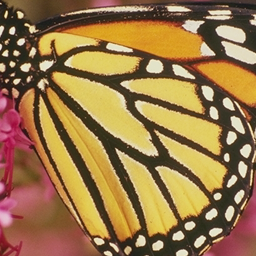
#> input picture DatasetDataloader/dataset/super_resolution/test/HR/butterfly_HR_x4.png, 256 x 256 px, found by its file name
$ python 01_residual_heatmap.py
#> lines starting #> are read from the running program, lines starting #| are printed output that depends on the picture
#!/usr/bin/env python3
# -*- coding: utf-8 -*-

'''
@File: 01_residual_heatmap.py
@Python Version: 3.12.1(from the Latest Miniconda)
@Author: Wei Li (Ithaca)
@Email: weili_yzzcq@163.com
@Blog: https://2694048168.github.io/blog/
@Date: 2024-04-03
@copyright Copyright (c) 2024 Wei Li
@Description: 数字图像处理中重建图像的主观结果对比, 残差图 + 热力颜色增强表示
'''

import os
import numpy as np
import matplotlib as mpl
import matplotlib.pyplot as plt
from matplotlib.pyplot import MultipleLocator
#从pyplot导入MultipleLocator类，这个类用于设置刻度间隔
import cv2 as cv


# --------------------------
if __name__ == "__main__":
    filepath = "./images/butterfly_HR_x4.png"
    img = cv.imread(filepath, flags=0)
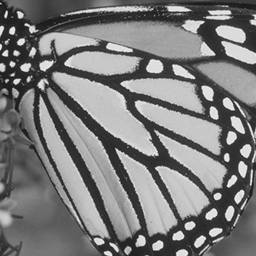
#> img: shape (256, 256); min 19, max 244, mean 123.5

    img_blur = cv.GaussianBlur(img, (5, 5), sigmaX=0.5)

    plt.imshow(img - img_blur)
    plt.xlim(0, 255)
    plt.ylim(0, 255)
    # plt.gca().xaxis.set_major_locator(MultipleLocator(10))
    # plt.gca().yaxis.set_major_locator(MultipleLocator(10))
    cax = plt.axes((0.85, 0.1, 0.075, 0.8))
    plt.colorbar(cax=cax)
    plt.subplots_adjust(bottom=0.1, right=0.8, top=0.9)

    save_path = "./images/"
    os.makedirs(save_path, exist_ok=True)
    filepath = save_path + "figure_heatmap.png"
    plt.savefig(filepath)
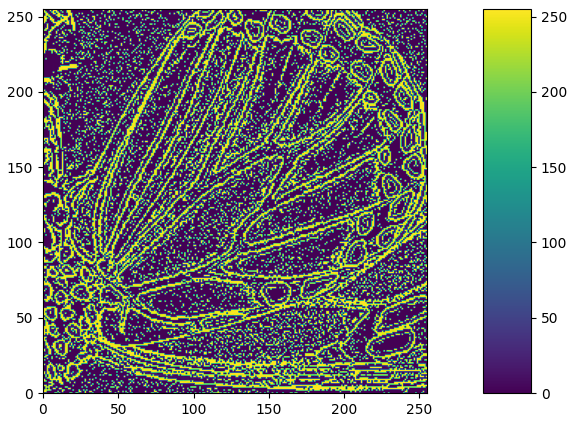
#> figure drawn by matplotlib, 2 panels
    plt.show()

$ run again, with DatasetDataloader/dataset/super_resolution/test/HR/baby_HR_x4.png copied over DatasetDataloader/dataset/super_resolution/test/HR/butterfly_HR_x4.png
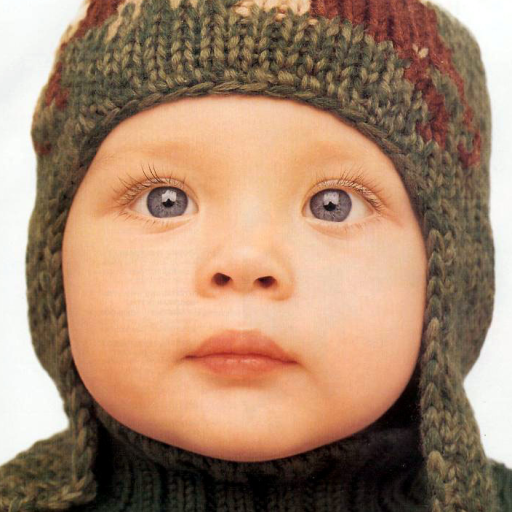
#> input picture DatasetDataloader/dataset/super_resolution/test/HR/baby_HR_x4.png, 512 x 512 px, found by its file name
#> `img = cv.imread(filepath, flags=0)`:
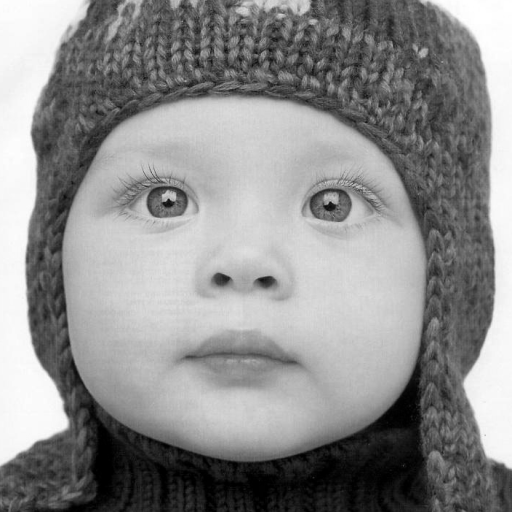
#> img: shape (512, 512); min 0, max 255, mean 140.7
#> `plt.savefig(filepath)`:
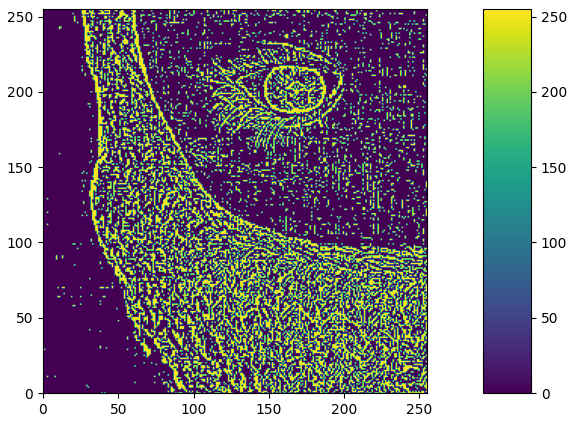
#> figure drawn by matplotlib, 2 panels

$ run again, with DatasetDataloader/dataset/super_resolution/test/HR/bird_HR_x4.png copied over DatasetDataloader/dataset/super_resolution/test/HR/butterfly_HR_x4.png
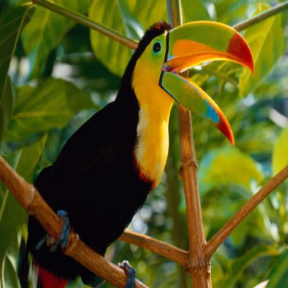
#> input picture DatasetDataloader/dataset/super_resolution/test/HR/bird_HR_x4.png, 288 x 288 px, found by its file name
#> `img = cv.imread(filepath, flags=0)`:
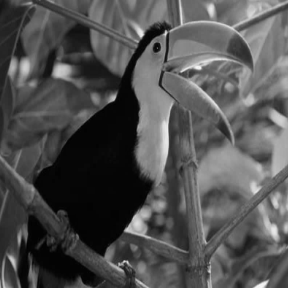
#> img: shape (288, 288); min 0, max 247, mean 80.8
#> `plt.savefig(filepath)`:
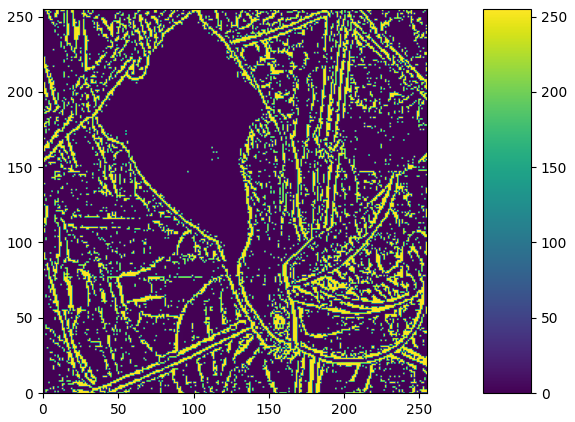
#> figure drawn by matplotlib, 2 panels

$ run again, with DatasetDataloader/dataset/super_resolution/test/HR/head_HR_x4.png copied over DatasetDataloader/dataset/super_resolution/test/HR/butterfly_HR_x4.png
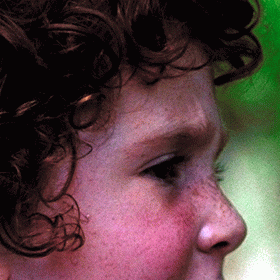
#> input picture DatasetDataloader/dataset/super_resolution/test/HR/head_HR_x4.png, 280 x 280 px, found by its file name
#> `img = cv.imread(filepath, flags=0)`:
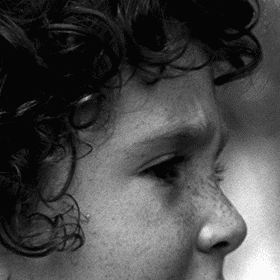
#> img: shape (280, 280); min 5, max 251, mean 71.7
#> `plt.savefig(filepath)`:
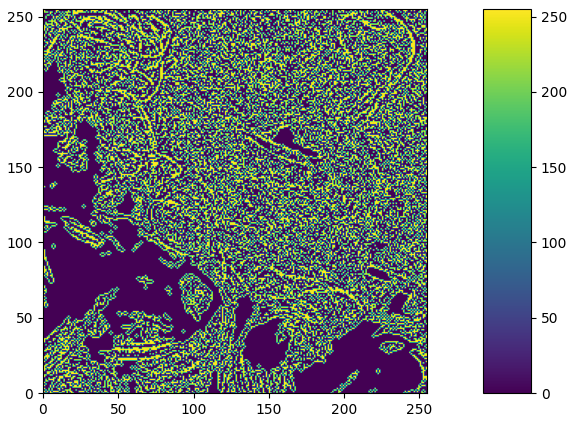
#> figure drawn by matplotlib, 2 panels
